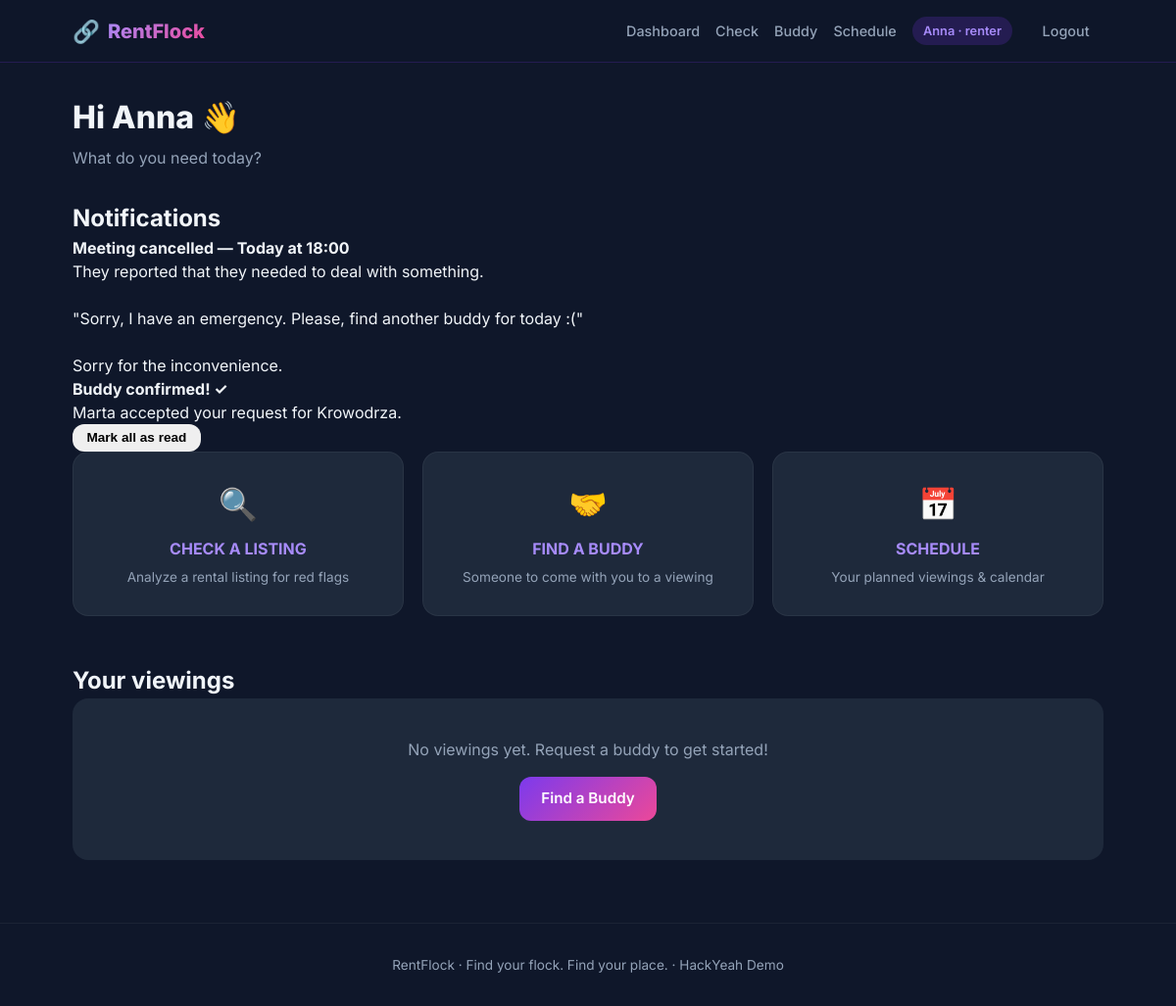
The app's page /dashboard (signed in) with its own data.
### database.py (models this page shows)
class User(Base):
    __tablename__ = "users"
    id = Column(Integer, primary_key=True)
    name = Column(String(100), nullable=False)
    email = Column(String(120), unique=True, nullable=False)
    role = Column(String(20), nullable=False)
    verification_status = Column(String(20), default="unverified")
    rating = Column(Float, default=5.0)
    completed_viewings = Column(Integer, default=0)
    attendance_rate = Column(Float, default=100.0)
    neighborhood = Column(String(100), default="")
    available = Column(Boolean, default=True)
    created_at = Column(DateTime, default=datetime.utcnow)
    requests = relationship("BuddyRequest", back_populates="renter", foreign_keys="BuddyRequest.renter_id")
    matches = relationship("Match", back_populates="buddy", foreign_keys="Match.buddy_id")

class Notification(Base):
    __tablename__ = "notifications"
    id = Column(Integer, primary_key=True)
    user_id = Column(Integer, ForeignKey("users.id"), nullable=False)
    title = Column(String(200), nullable=False)
    body = Column(Text, default="")
    is_read = Column(Boolean, default=False)
    created_at = Column(DateTime, default=datetime.utcnow)

### app.py (the view, shortened to what this page needs)
@app.route("/dashboard")
def dashboard():
    user = get_current_user()
    if not user:
        return redirect(url_for("login"))
    if user.role == "buddy":
        return redirect(url_for("buddy_dashboard"))
    expire_stale_matches(3)
    db = SessionLocal()
    try:
        upcoming = (
            db.query(BuddyRequest)
            .filter(
                BuddyRequest.renter_id == user.id,
                BuddyRequest.status.in_(["matched", "open", "pending"])
            )
            .order_by(BuddyRequest.created_at.desc())
            .limit(10)
            .all()
        )
        upcoming_data = []
        notifs = (
            db.query(Notification)
            .filter(Notification.user_id == user.id, Notification.is_read == False)
            .order_by(Notification.created_at.desc())
            .limit(5)
            .all()
        )
        return render_template(
            "dashboard.html",
            user=user,
            upcoming=upcoming_data,
            notifications=notifs,
        )
    finally:
        db.close()

### app.py (called while the page is built)
def get_current_user():
    user_id = session.get("user_id")
    if not user_id:
        return None
    db = SessionLocal()
    try:
        return db.query(User).filter(User.id == user_id).first()
    finally:
        db.close()

### matching.py (called while the page is built)
def expire_stale_matches(minutes: int = 3):
    session = SessionLocal()
    try:
        cutoff = datetime.utcnow() - timedelta(minutes=minutes)
        stale = session.query(Match).filter(
            Match.status == "pending", Match.created_at < cutoff
        ).all()
        for m in stale:
            m.status = "expired"
            if m.request and m.request.status == "pending":
                m.request.status = "open"
        session.commit()
        return len(stale)
    finally:
        session.close()

### templates/dashboard.html (shortened to what this page needs)
{% extends "base.html" %}
{% block content %}
<div class="page-header">
    <h1>Hi {{ user.name }} 👋</h1>
    <p>What do you need today?</p>
</div>
{% if notifications %}
<section class="notifs-section">
    <h2>Notifications</h2>
    {% for n in notifications %}
    <div class="notif-card">
        <strong>{{ n.title }}</strong>
        <p style="white-space:pre-wrap">{{ n.body }}</p>
    </div>
    {% endfor %}
    <form method="POST" action="{{ url_for('mark_notifications_read') }}">
        <button type="submit" class="btn-small">Mark all as read</button>
    </form>
</section>
{% endif %}
<div class="action-grid">
    <a href="{{ url_for('check') }}" class="action-card">
        <div class="action-icon">🔍</div>
        <h3>CHECK A LISTING</h3>
        <p>Analyze a rental listing for red flags</p>
    </a>
    <a href="{{ url_for('buddy') }}" class="action-card">
        <div class="action-icon">🤝</div>
        <h3>FIND A BUDDY</h3>
        <p>Someone to come with you to a viewing</p>
    </a>
    <a href="{{ url_for('schedule') }}" class="action-card">
        <div class="action-icon">📅</div>
        <h3>SCHEDULE</h3>
        <p>Your planned viewings & calendar</p>
    </a>
</div>
<section id="upcoming" class="upcoming-section">
    <h2>Your viewings</h2>
    {% if upcoming %}
        <div class="request-list">
            {% for r in upcoming %}
            <div class="request-card">
                <div class="request-main">
                    <div class="request-location">📍 {{ r.location }}</div>
                    <div class="request-meta">{{ r.date }} · {{ r.time }} · {{ r.reward }} PLN</div>
                    {% if r.buddy_name %}
                        <div class="request-buddy">Buddy: <strong>{{ r.buddy_name }}</strong>
                            {% if r.match_status == 'pending' %} (waiting for confirmation){% endif %}
                            {% if r.match_status == 'confirmed' %} ✓{% endif %}
                        </div>
                    {% else %}
                        <div class="request-buddy pending">Waiting for match...</div>
                    {% endif %}
                </div>
                <div class="request-actions">
                    <span class="status-badge status-{{ r.match_status or r.status }}">{{ r.match_status or r.status }}</span>
                    {% if r.match_status == 'pending' and r.match_id %}
                        <a href="{{ url_for('waiting', match_id=r.match_id) }}" class="btn-small primary">Waiting page</a>
                        <a href="{{ url_for('chat', match_id=r.match_id) }}" class="btn-small">Chat</a>
                    {% elif r.match_status == 'confirmed' %}
                        <a href="{{ url_for('verify', request_id=r.id) }}" class="btn-small primary">Open checklist</a>
                        <a href="{{ url_for('chat', match_id=r.match_id) }}" class="btn-small">Chat</a>
                        <a href="{{ url_for('cancel_meeting', match_id=r.match_id) }}" class="btn-small">Cancel</a>
                    {% endif %}
                </div>
            </div>
            {% endfor %}
        </div>
    {% else %}
        <div class="empty-state">
            <p>No viewings yet. Request a buddy to get started!</p>
            <a href="{{ url_for('buddy') }}" class="btn primary">Find a Buddy</a>
        </div>
    {% endif %}
</section>
{% endblock %}

### templates/base.html (shortened to what this page needs)
<!DOCTYPE html>
<html lang="en">
<head>
    <link rel="stylesheet" href="{{ url_for('static', filename='style.css') }}">
</head>
<body>
    <nav class="navbar">
        <div class="nav-inner">
            <a href="{{ url_for('index') }}" class="logo">
                <span class="logo-icon">🔗</span>
                <span class="logo-text">RentFlock</span>
            </a>
            <div class="nav-links">
                {% if user %}
                    <a href="{{ url_for('dashboard') if user.role == 'renter' else url_for('buddy_dashboard') }}">Dashboard</a>
                    <a href="{{ url_for('check') }}">Check</a>
                    {% if user.role == 'renter' %}
                        <a href="{{ url_for('buddy') }}">Buddy</a>
                    {% endif %}
                    <a href="{{ url_for('schedule') }}">Schedule</a>
                    <span class="user-badge">{{ user.name }} · {{ user.role }}</span>
                    <a href="{{ url_for('logout') }}" class="btn-small">Logout</a>
                {% else %}
                    <a href="{{ url_for('login') }}" class="btn-small">Login</a>
                    <a href="{{ url_for('demo_login', role='renter') }}" class="btn-small primary">Demo Renter</a>
                    <a href="{{ url_for('demo_login', role='buddy') }}" class="btn-small secondary">Demo Buddy</a>
                {% endif %}
            </div>
        </div>
    </nav>
    <main>
        {% block content %}{% endblock %}
    </main>
    <footer class="footer">
        <p>RentFlock · Find your flock. Find your place. · HackYeah Demo</p>
    </footer>
</body>
</html>

### static/style.css (style rules this page uses)
:root { --navy: #0f172a; --purple: #7c3aed; --purple-light: #a78bfa; --pink: #ec4899; --cyan: #06b6d4; --yellow: #fbbf24; --bg: #0f172a; --card: #1e293b; --card-hover: #334155; --text: #f1f5f9; --text-muted: #94a3b8; --success: #22c55e; --warning: #f59e0b; --danger: #ef4444; --radius: 16px; --shadow: 0 8px 32px rgba(0,0,0,0.3); }
* { margin: 0; padding: 0; box-sizing: border-box; }
body { font-family: 'Inter', system-ui, -apple-system, sans-serif; background: var(--bg); color: var(--text); min-height: 100vh; line-height: 1.5; }
.navbar { background: rgba(15, 23, 42, 0.9); backdrop-filter: blur(12px); border-bottom: 1px solid rgba(124, 58, 237, 0.2); position: sticky; top: 0; z-index: 100; }
.nav-inner { max-width: 1100px; margin: 0 auto; padding: 0.9rem 1.5rem; display: flex; align-items: center; justify-content: space-between; gap: 1rem; }
.logo { display: flex; align-items: center; gap: 0.5rem; text-decoration: none; color: var(--text); font-weight: 800; font-size: 1.25rem; }
.logo-icon { font-size: 1.4rem; }
.logo-text { background: linear-gradient(135deg, var(--purple-light), var(--pink)); -webkit-background-clip: text; -webkit-text-fill-color: transparent; background-clip: text; }
.nav-links { display: flex; align-items: center; gap: 1rem; flex-wrap: wrap; }
.nav-links a { color: var(--text-muted); text-decoration: none; font-weight: 500; font-size: 0.9rem; transition: color 0.2s; }
.user-badge { background: rgba(124, 58, 237, 0.2); color: var(--purple-light); padding: 0.3rem 0.7rem; border-radius: 999px; font-size: 0.8rem; font-weight: 600; }
.btn, .btn-small { display: inline-flex; align-items: center; justify-content: center; gap: 0.4rem; padding: 0.7rem 1.4rem; border-radius: 12px; font-weight: 600; font-size: 0.95rem; text-decoration: none; border: none; cursor: pointer; transition: all 0.2s; }
.btn-small { padding: 0.4rem 0.9rem; font-size: 0.85rem; }
.btn.primary, .btn-small.primary { background: linear-gradient(135deg, var(--purple), var(--pink)); color: white; }
main { max-width: 1100px; margin: 0 auto; padding: 2rem 1.5rem 4rem; }
.page-header { margin-bottom: 2rem; }
.page-header h1 { font-size: 2rem; font-weight: 800; margin-bottom: 0.3rem; }
.page-header p { color: var(--text-muted); }
.action-grid { display: grid; grid-template-columns: repeat(3, 1fr); gap: 1.2rem; margin-bottom: 3rem; }
.action-card { background: var(--card); border-radius: var(--radius); padding: 1.8rem; text-decoration: none; color: var(--text); border: 1px solid rgba(255,255,255,0.05); transition: all 0.2s; text-align: center; }
.action-icon { font-size: 2rem; margin-bottom: 0.6rem; }
.action-card h3 { font-size: 1rem; margin-bottom: 0.4rem; color: var(--purple-light); }
.action-card p { color: var(--text-muted); font-size: 0.85rem; }
.empty-state { text-align: center; padding: 2.5rem; background: var(--card); border-radius: var(--radius); color: var(--text-muted); }
.empty-state .btn { margin-top: 1rem; }
.footer { text-align: center; padding: 2rem; color: var(--text-muted); font-size: 0.85rem; border-top: 1px solid rgba(255,255,255,0.05); }

### records on screen
User: name "Anna", role "renter"
Notification: title "Meeting cancelled — Today at 18:00", body "They reported that they needed to deal with something. \"Sorry, I have an emergency. Please, find another buddy for today :(\" Sorry for the inconvenience."
Notification: title "Buddy confirmed! ✓", body "Marta accepted your request for Krowodrza."
